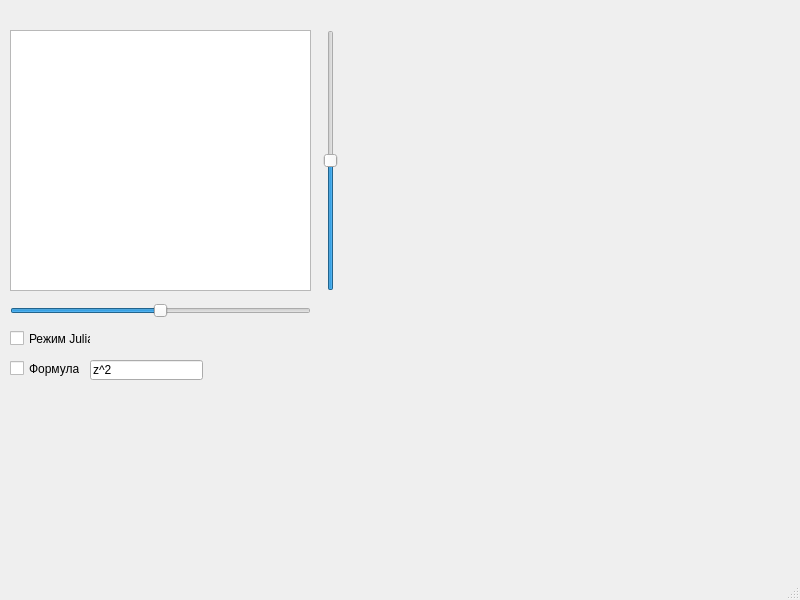
<?xml version="1.0" encoding="UTF-8"?>
<ui version="4.0">
 <class>MainWindow</class>
 <widget class="QMainWindow" name="MainWindow">
  <property name="geometry">
   <rect>
    <x>0</x>
    <y>0</y>
    <width>800</width>
    <height>600</height>
   </rect>
  </property>
  <property name="windowTitle">
   <string>MainWindow</string>
  </property>
  <widget class="QWidget" name="centralwidget">
   <widget class="QGraphicsView_MandelDrawer" name="GraphicsView">
    <property name="geometry">
     <rect>
      <x>10</x>
      <y>30</y>
      <width>301</width>
      <height>261</height>
     </rect>
    </property>
    <property name="autoFillBackground">
     <bool>false</bool>
    </property>
   </widget>
   <widget class="QCheckBox" name="ChJuliaMode">
    <property name="geometry">
     <rect>
      <x>10</x>
      <y>330</y>
      <width>81</width>
      <height>17</height>
     </rect>
    </property>
    <property name="text">
     <string>Режим Julia</string>
    </property>
   </widget>
   <widget class="QCheckBox" name="ChCustomFormula">
    <property name="geometry">
     <rect>
      <x>10</x>
      <y>360</y>
      <width>70</width>
      <height>17</height>
     </rect>
    </property>
    <property name="text">
     <string>Формула</string>
    </property>
   </widget>
   <widget class="QLineEdit" name="EditCustomFormula">
    <property name="enabled">
     <bool>true</bool>
    </property>
    <property name="geometry">
     <rect>
      <x>90</x>
      <y>360</y>
      <width>113</width>
      <height>20</height>
     </rect>
    </property>
    <property name="text">
     <string>z^2</string>
    </property>
   </widget>
   <widget class="QSlider" name="horizontalSlider">
    <property name="geometry">
     <rect>
      <x>10</x>
      <y>300</y>
      <width>301</width>
      <height>22</height>
     </rect>
    </property>
    <property name="minimum">
     <number>-1000</number>
    </property>
    <property name="maximum">
     <number>1000</number>
    </property>
    <property name="value">
     <number>0</number>
    </property>
    <property name="sliderPosition">
     <number>0</number>
    </property>
    <property name="orientation">
     <enum>Qt::Horizontal</enum>
    </property>
   </widget>
   <widget class="QSlider" name="verticalSlider">
    <property name="geometry">
     <rect>
      <x>320</x>
      <y>30</y>
      <width>22</width>
      <height>261</height>
     </rect>
    </property>
    <property name="minimum">
     <number>-1000</number>
    </property>
    <property name="maximum">
     <number>1000</number>
    </property>
    <property name="value">
     <number>0</number>
    </property>
    <property name="sliderPosition">
     <number>0</number>
    </property>
    <property name="orientation">
     <enum>Qt::Vertical</enum>
    </property>
   </widget>
  </widget>
  <widget class="QMenuBar" name="menubar">
   <property name="geometry">
    <rect>
     <x>0</x>
     <y>0</y>
     <width>800</width>
     <height>21</height>
    </rect>
   </property>
  </widget>
  <widget class="QStatusBar" name="statusbar"/>
 </widget>
 <customwidgets>
  <customwidget>
   <class>QGraphicsView_MandelDrawer</class>
   <extends>QGraphicsView</extends>
   <header location="global">qgraphicsview_mandeldrawer.h</header>
  </customwidget>
 </customwidgets>
 <resources/>
 <connections/>
</ui>
